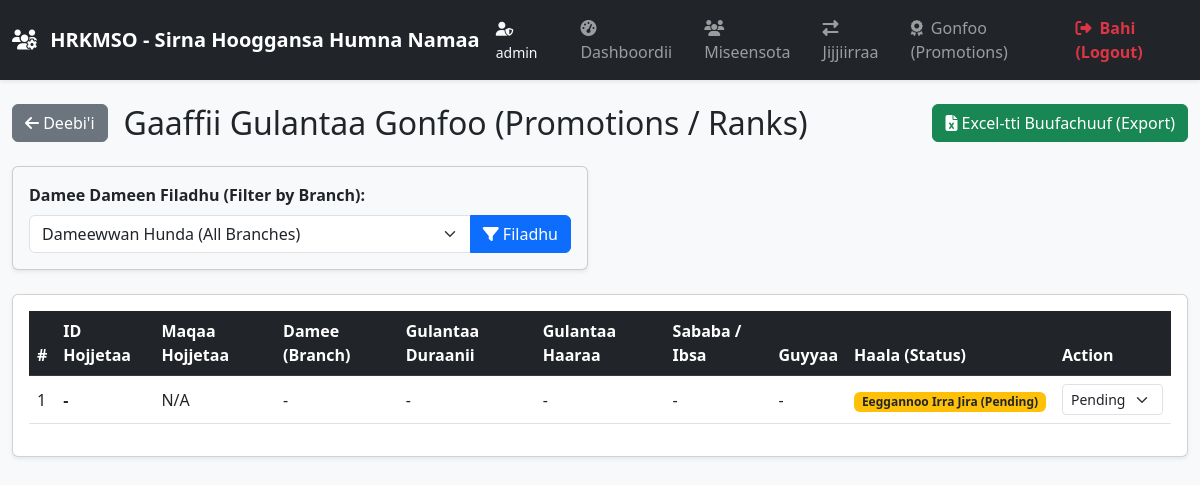
The page /ranks (signed in) on the database its author committed.
### models.py (models this page shows)
class User(UserMixin, db.Model):
    __tablename__ = 'user'
    id = db.Column(db.Integer, primary_key=True)
    username = db.Column(db.String(150), unique=True, nullable=False)
    password = db.Column(db.String(200), nullable=False)
    role = db.Column(db.String(50), default='branch')  # 'admin' ykn 'branch'
    branch_id = db.Column(db.Integer, nullable=True)

class Rank(db.Model):
    __tablename__ = 'rank'
    id = db.Column(db.Integer, primary_key=True)
    name = db.Column(db.String(100), unique=True, nullable=False)
    description = db.Column(db.Text, nullable=True)
    employees = db.relationship('Employee', backref='rank', lazy=True)

### app.py (the view)
@app.route('/ranks')
@login_required
def ranks():
    all_ranks = Rank.query.all()
    return render_template('ranks.html', ranks=all_ranks)

### app.py (called while the page is built)
@app.context_processor
def utility_processor():
    def endpoint_exists(endpoint):
        try:
            url_for(endpoint)
            return True
        except Exception:
            return False
    return dict(endpoint_exists=endpoint_exists, calculate_age=calculate_age)

@login_manager.user_loader
def load_user(user_id):
    return db.session.get(User, int(user_id))

### templates/ranks.html (shortened to what this page needs)
{% extends "base.html" %}
{% block content %}
<div class="container-fluid py-4">
    <div class="row mb-4">
        <div class="col-12 d-flex justify-content-between align-items-center flex-wrap gap-3">
            <div class="d-flex align-items-center gap-3">
                <a href="{{ url_for('dashboard') }}" class="btn btn-secondary">
                    <i class="fas fa-arrow-left"></i> Deebi'i
                </a>
                <h2 class="mb-0">Gaaffii Gulantaa Gonfoo (Promotions / Ranks)</h2>
            </div>
            <div>
                <a href="{{ url_for('export_ranks_excel', branch_id=selected_branch) }}" class="btn btn-success">
                    <i class="fas fa-file-excel"></i> Excel-tti Buufachuuf (Export)
                </a>
            </div>
        </div>
    </div>
    {% if current_user.role == 'admin' %}
    <div class="row mb-4">
        <div class="col-md-6">
            <form method="GET" action="{{ url_for('ranks') }}" class="card shadow-sm p-3 bg-light">
                <label for="branch_id" class="form-label fw-bold">Damee Dameen Filadhu (Filter by Branch):</label>
                <div class="input-group">
                    <select name="branch_id" id="branch_id" class="form-select">
                        <option value="">Dameewwan Hunda (All Branches)</option>
                    </select>
                    <button type="submit" class="btn btn-primary">
                        <i class="fas fa-filter"></i> Filadhu
                    </button>
                </div>
            </form>
        </div>
    </div>
    {% endif %}
    <div class="card shadow-sm">
        <div class="card-body">
            <div class="table-responsive">
                <table class="table table-hover align-middle">
                    <thead class="table-dark">
                        <tr>
                            <th>#</th>
                            <th>ID Hojjetaa</th>
                            <th>Maqaa Hojjetaa</th>
                            <th>Damee (Branch)</th>
                            <th>Gulantaa Duraanii</th>
                            <th>Gulantaa Haaraa</th>
                            <th>Sababa / Ibsa</th>
                            <th>Guyyaa</th>
                            <th>Haala (Status)</th>
                            {% if current_user.role == 'admin' %}
                            <th>Action</th>
                            {% endif %}
                        </tr>
                    </thead>
                    <tbody>
                        {% if ranks %}
                            {% for r in ranks %}
                            <tr>
                                <td>{{ loop.index }}</td>
                                <td><strong>{{ r.employee.unique_id if r.employee and r.employee.unique_id else '-' }}</strong></td>
                                <td>{{ r.employee.full_name if r.employee else 'N/A' }}</td>
                                <td>
                                    {% set branch_val = r.branch_id if r.branch_id else (r.employee.branch_id if r.employee else '-') %}
                                    {% set branch_name = namespace(name=branch_val) %}
                                    {% for b in all_branches %}
                                        {% if b.id|string == branch_val|string %}
                                            {% set branch_name.name = b.name %}
                                        {% endif %}
                                    {% endfor %}
                                    {{ branch_name.name }}
                                </td>
                                <td>{{ r.old_rank if r.old_rank else '-' }}</td>
                                <td>{{ r.new_rank if r.new_rank else '-' }}</td>
                                <td>{{ r.reason if r.reason else '-' }}</td>
                                <td>{{ r.rank_date.strftime('%Y-%m-%d') if r.rank_date else '-' }}</td>
                                <td>
                                    {% if r.status == 'Approved' %}
                                        <span class="badge bg-success">Eeyyamameera (Approved)</span>
                                    {% elif r.status == 'Rejected' %}
                                        <span class="badge bg-danger">Harkifateera (Rejected)</span>
                                    {% else %}
                                        <span class="badge bg-warning text-dark">Eeggannoo Irra Jira (Pending)</span>
                                    {% endif %}
                                </td>
                                {% if current_user.role == 'admin' %}
                                <td>
                                    <form action="{{ url_for('update_rank_status', id=r.id) }}" method="POST" class="d-inline">
                                        <select name="status" class="form-select form-select-sm d-inline-block w-auto" onchange="this.form.submit()">
                                            <option value="Pending" {% if r.status == 'Pending' %}selected{% endif %}>Pending</option>
                                        </select>
                                    </form>
                                </td>
                                {% endif %}
                            </tr>
                            {% endfor %}
                        {% endif %}
                    </tbody>
                </table>
            </div>
        </div>
    </div>
</div>
{% endblock %}

### templates/base.html (shortened to what this page needs)
<!DOCTYPE html>
<html lang="om">
<head>
    <link href="https://cdn.jsdelivr.net/npm/bootstrap@5.3.0/dist/css/bootstrap.min.css" rel="stylesheet">
    <link rel="stylesheet" href="https://cdnjs.cloudflare.com/ajax/libs/font-awesome/6.4.0/css/all.min.css">
</head>
<body class="bg-light">
    <nav class="navbar navbar-expand-lg navbar-dark bg-dark shadow-sm">
        <div class="container-fluid">
            <a class="navbar-brand fw-bold" href="{{ url_for('dashboard') }}">
                <i class="fas fa-users-cog me-2"></i> HRKMSO - Sirna Hooggansa Humna Namaa
            </a>
            <div class="collapse navbar-collapse" id="navbarNav">
                <ul class="navbar-nav ms-auto align-items-lg-center">
                    {% if current_user.is_authenticated %}
                    <li class="nav-item me-3">
                        <span class="text-light small"><i class="fas fa-user-shield me-1"></i> {{ current_user.username if current_user.username else current_user.role }}</span>
                    </li>
                    <li class="nav-item">
                        <a class="nav-link px-3" href="{{ url_for('dashboard') }}">
                            <i class="fas fa-tachometer-alt me-1"></i> Dashboordii
                        </a>
                    </li>
                    <li class="nav-item">
                        <a class="nav-link px-3" href="{{ url_for('employees') }}">
                            <i class="fas fa-users me-1"></i> Miseensota
                        </a>
                    </li>
                    {% if endpoint_exists('transfers') %}
                    <li class="nav-item">
                        <a class="nav-link px-3" href="{{ url_for('transfers') }}">
                            <i class="fas fa-exchange-alt me-1"></i> Jijjiirraa
                        </a>
                    </li>
                    {% endif %}
                    {% if endpoint_exists('promotions') %}
                    <li class="nav-item">
                        <a class="nav-link px-3" href="{{ url_for('promotions') }}">
                            <i class="fas fa-award me-1"></i> Gonfoo (Promotions)
                        </a>
                    </li>
                    {% endif %}
                    <li class="nav-item">
                        <a class="nav-link px-3 text-danger fw-semibold" href="{{ url_for('logout') }}">
                            <i class="fas fa-sign-out-alt me-1"></i> Bahi (Logout)
                        </a>
                    </li>
                    {% endif %}
                </ul>
            </div>
        </div>
    </nav>
    <main>
        {% block content %}{% endblock %}
    </main>
</body>
</html>

### rows shown on the page
User: username "admin"
Rank: employee "-", employee "N/A", name "-", old_rank "-", new_rank "-", reason "-", rank_date "-"
